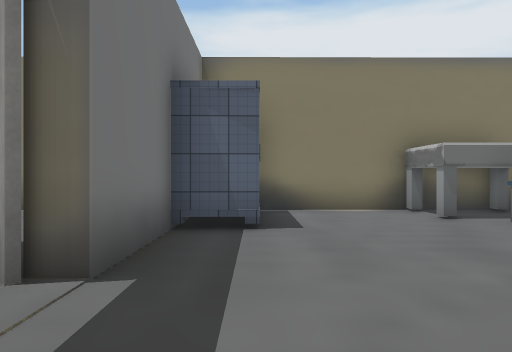
view 1 (above)

24 first-person views from a walk through a scene from a Unity 3-D project. The camera is 1.4 m above the floor, looks level and sees 70° across. The floor is counted in squares, 2 m on a side. Each view is taken from the middle of a square. On the plan, view 1 faces up. The plan holds only what a view shows up to about 11 squares ahead; the rest is blank. The place goes on beyond the plan. The player character is not drawn. Some surface patterns are stand-ins.

view 2
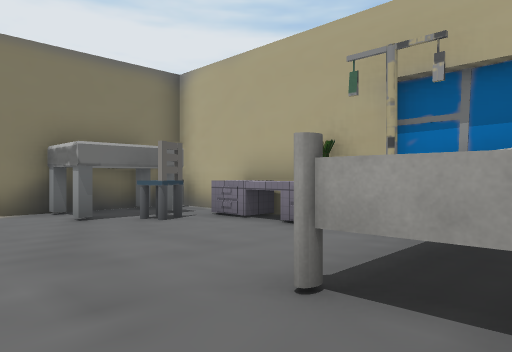

view 3
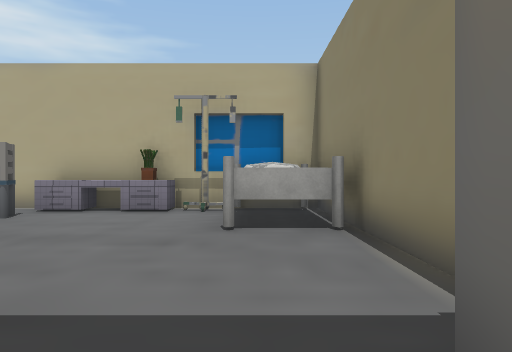

view 4
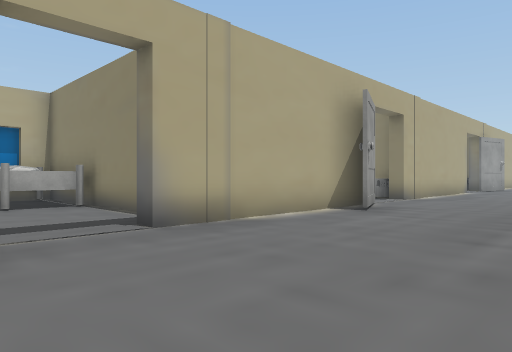

view 5
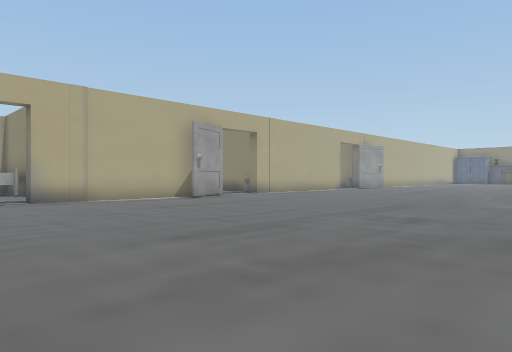

view 6
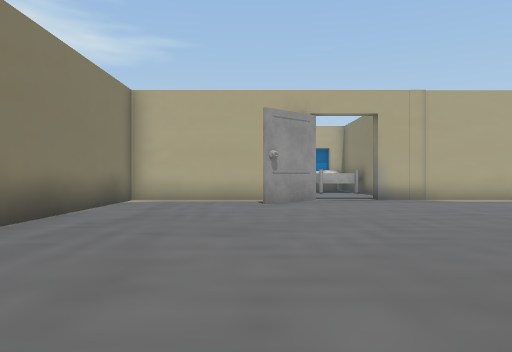

view 7
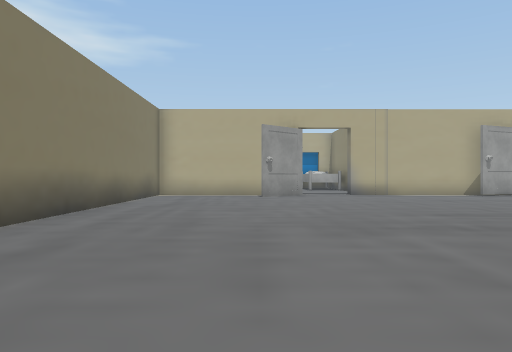

view 8
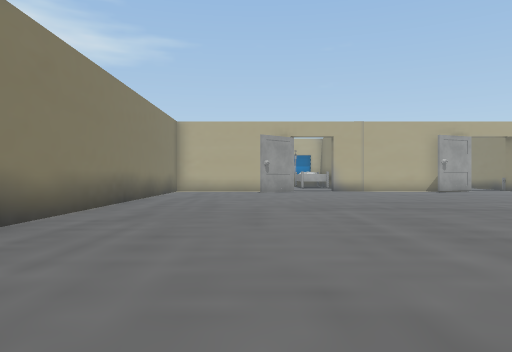

view 9
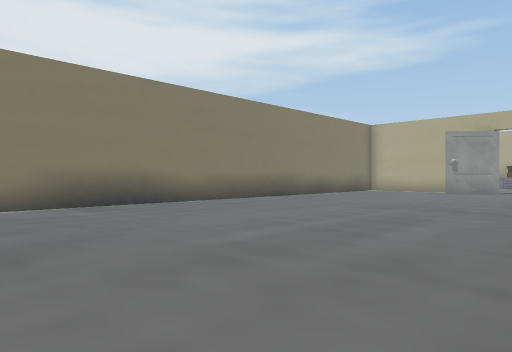

view 10
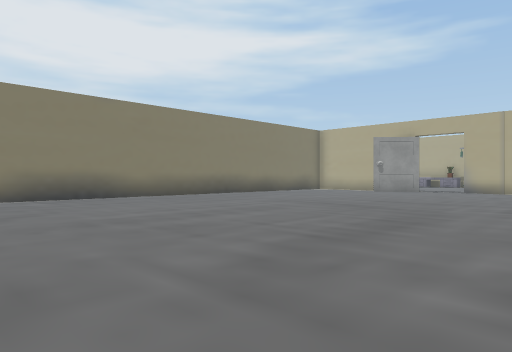

view 11
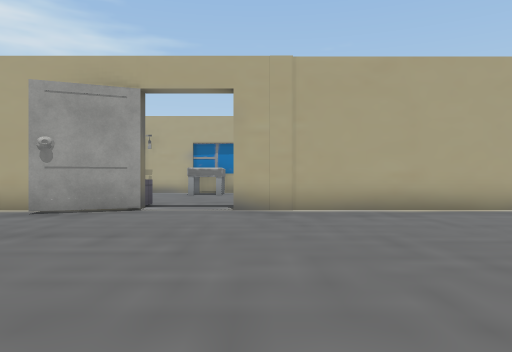

view 12
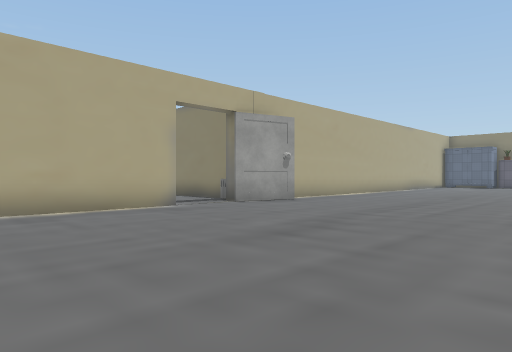

view 13
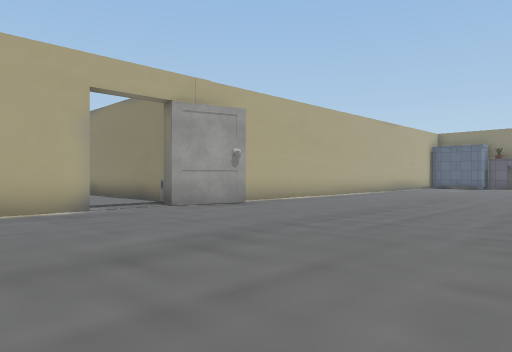

view 14
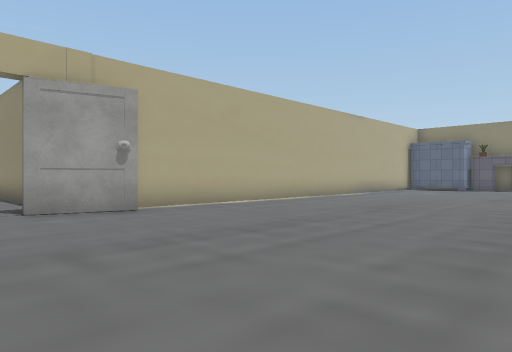

view 15
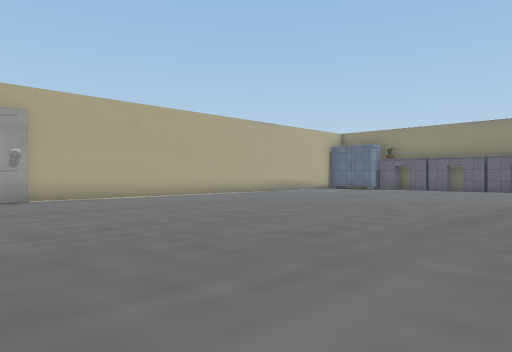

view 16
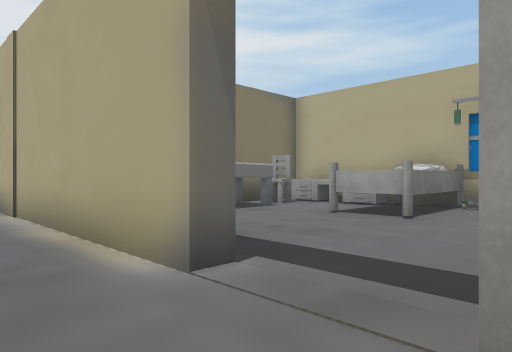

view 17
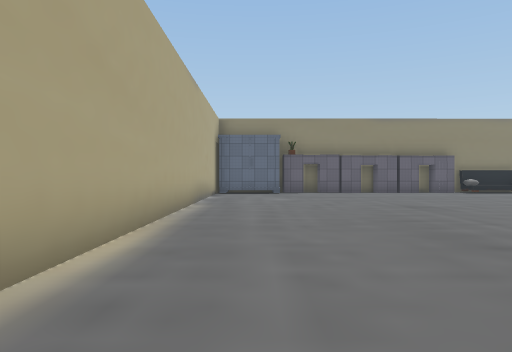

view 18
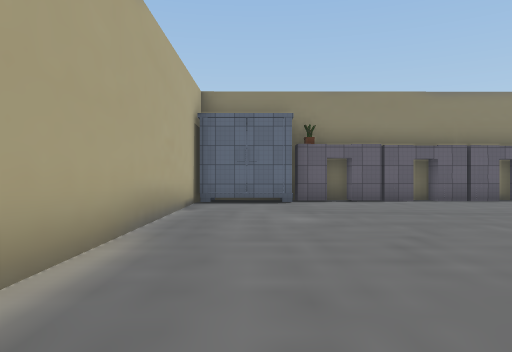

view 19
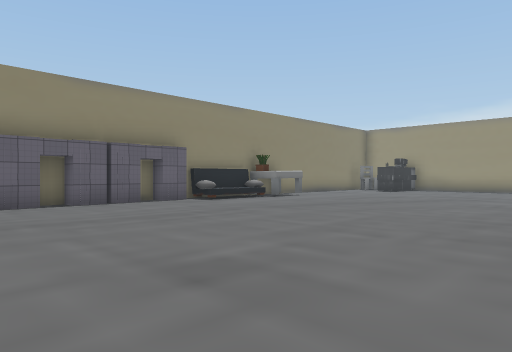

view 20
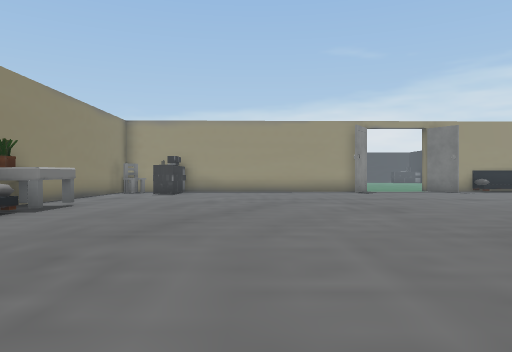

view 21
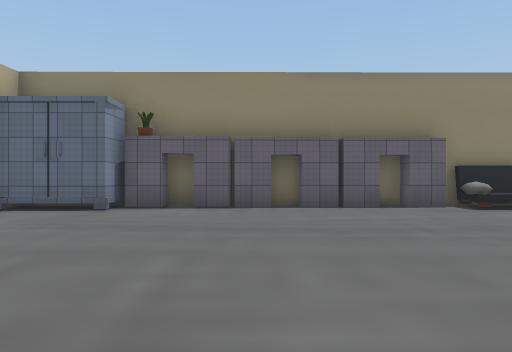

view 22
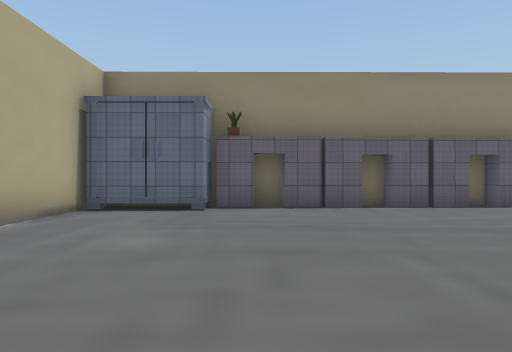

view 23
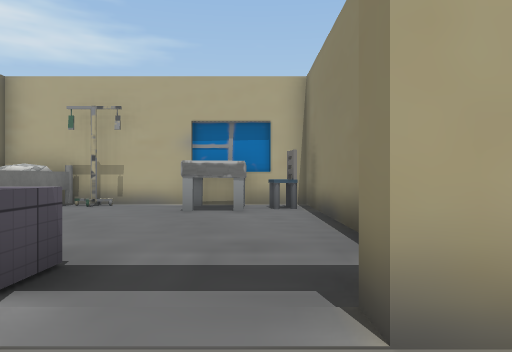

view 24
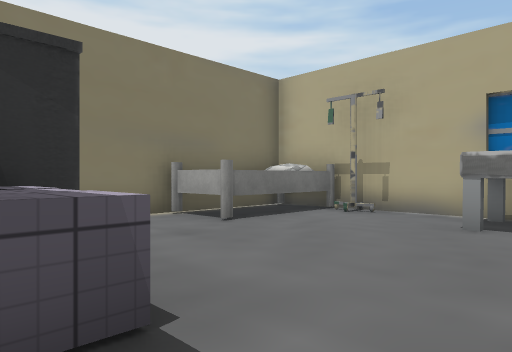

### Floor plan
Points are (right, up) in squares from view 1. A wall is a line through its corners. A room is listed if a view was taken in it or the views show most of it. See-through windows are left out.
Room 1 (views 1, 2)
walls: (6, 4.4) (6, 7.5); (-1.1, 4.9) (-1.1, 2.4); (5.4, 7.6) (0, 7.6); (0.4, -0.4) (2.4, -0.4); (6, -0.3) (6, 2.5)
low walls: (5.4, -0.4) (6, -0.3)
ways out: opening at (-1, 1.5) to room 2
objects: other object (0, 5) to (0, 7); other object (3, 0) to (5, 1); other object (3, 6); other object (4, 5); other object (5, 2); other object (5, 3) to (6, 5); other object (5, 6); other object (6, 3); other object (6, 7)
Room 2 (views 3, 4, 5, 6, 7, 8, 9, 10, 11, 12, 13, 14, 15, 16, 17, 18, 19, 20, 21, 22, 23, 24)
walls: (-0.9, -13.8) (-1.5, -13.8) (-1.5, -8.5); (0, -16.4) (4.2, -16.4); (1.5, -8.3) (6, -8.3) (6, -0.8); (-1.5, -3.5) (-1.5, 0.5) (-1.1, 0.5); (5.4, -8.7) (3.7, -8.7); (3.4, -0.8) (1.1, -0.8); (-1.5, 3.8) (-1.5, 7.5) (-16.6, 7.5); (-8.1, -33.7) (-3.9, -33.6); (-11.9, -33.7) (-9.9, -33.7); (-1.4, -33.3) (-1.5, -17.7); (-17.8, -33.7) (-15.1, -33.7)
low walls: (6, -12.5) (6, -11.8)
ways out: opening at (-1, 1.5) to room 1
objects: other object (-15, -33); other object (-14, -33) to (-12, -33); other object (-11, -33); other object (-9, -33); other object (-8, -33) to (-7, -33); other object (-6, -33); other object (-5, -33) to (-4, -33); other object (-3, -33) to (-2, -33); other object (-3, 3) to (-2, 4); other object (-2, -17); other object (-2, -5) to (-2, -4); other object (-1, -16); other object (-1, -5) to (0, -4); other object (0, -3) to (0, -2); other object (2, -10) to (3, -9); other object (3, -13) to (6, -12); other object (3, -2) to (5, -1); other object (4, -10) to (5, -10); other object (5, -12) to (6, -10); other object (5, -8); other object (5, -6); other object (6, -14); other object (6, -3)

Positions as (right, up) in squares from view 1, and headings:
1: (0, 0), facing up
2: (1, 0), facing up-right
3: (-2, 1), facing right
4: (-6, 3), facing down-right
5: (-12, 3), facing down-right
6: (-12, 4), facing right
7: (-15, 4), facing right
8: (-18, 4), facing right
9: (-18, -1), facing up-right
10: (-18, -4), facing up-right
11: (-9, -8), facing right
12: (-9, -9), facing down-right
13: (-9, -11), facing down-right
14: (-9, -14), facing down-right
15: (-13, -15), facing down-right
16: (-3, -16), facing up-right
17: (-3, -18), facing down
18: (-3, -23), facing down
19: (-5, -24), facing down-left
20: (-7, -28), facing left
21: (-7, -25), facing down
22: (-5, -25), facing down
23: (-3, -7), facing right
24: (-1, -7), facing up-right
